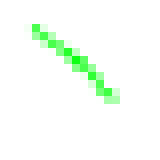
#> input picture temp/util&test_img/1_0.png, 20 x 20 px (shown 8 times larger)
$ python util.py   (older library calls are emulated)
#> lines starting #> are read from the running program, lines starting #| are printed output that depends on the picture
# -*- coding: utf-8 -*-
"""
Created on Sat Dec 22 14:33:51 2018

@author: Li XG
"""
import numpy as np
import cv2
import sys
import math
# from pyclustering.nnet.som import som, type_conn, type_init, som_parameters

def L2ofPoint(pt1, pt2):
    return np.sqrt(np.power((pt1[0]-pt2[0]),2)+np.power((pt1[1]-pt2[1]),2))

"""
计算连通域
opencv::connectedComponentsWtihStat
count：标记总数（0为背景，即为0.0的区域）
labels: 标记矩阵
# stats N*5的矩阵，行对应每个label，五列分别为[(leftmost ), (topmost ), width, height, area],左上角坐标
# centroids 是每个域的质心坐标
# connectivity 4或8 临近像素： 周围4像素或8像素
"""
# [37 lines left out: function findConnectedComponentsWithStat, not called in this run]
"""
计算质心
"""
def getMassCenter(data):
    """
    data: n*m array
    """
    mc0 = np.sum(data, axis=0)
    mm0 = 0.0
    for i in range(mc0.shape[0]):
        mm0 = mm0+mc0[i]*i

    mc1 = np.sum(data, axis=1)
    mm1 = 0.0
    for i in range(mc1.shape[0]):
        mm1 = mm1+mc1[i]*i

    mc = np.sum(data)
    return int(mm1/mc), int(mm0/mc) #r, c
"""
获得连通区域的连续质心
"""
# [37 lines left out: functions getMassCenterSeq, computeSlope, not called in this run]

"""
计算斜率:区域间隔为delta，质心间隔mc_delta
connectedComponent：[top, left, width, height, area, energy, data]
"""
# [19 lines left out: functions computeSlopeofArea, computeCurvature, not called in this run]

"""
计算曲率:区域间隔为delta，质心间隔mc_delta
connectedComponent：[top, left, width, height, area, energy, data]
"""
# [15 lines left out: functions computeCurvatureofArea, computeStatofArea, not called in this run]
"""
自组织映射
data：list of data element
"""
# [7 lines left out: function SOM, not called in this run]

"""
拼凑矩形。将多个矩形拼成一个矩形，用于结果显示
"""
# [28 lines left out: function mergeRectangle, not called in this run]

"""
矩形相交比例
"""
# [18 lines left out: function rectOverlap, not called in this run]
"""
计算矩形区域中像素重叠率。重叠像素/最小面积
"""
# [61 lines left out: functions PixelOverlap, filterLowEnergy, filterLowArea, not called in this run]

###构建Gabor滤波器
"""
https://blog.csdn.net/vitaminc4/article/details/78840904
https://www.jianshu.com/p/f1d9f2482191
https://docs.opencv.org/3.4.4/d4/d86/group__imgproc__filter.html#gae84c92d248183bd92fa713ce51cc3599
cv.getGaborKernel(	ksize, sigma, theta, lambd, gamma[, psi[, ktype]]	)
"""
# [29 lines left out: functions buildGaborFilters, GaborProcess, doGaborFilter, not called in this run]

"""
计算直方图
"""
# [4 lines left out: function getHist, not called in this run]

######################################
#部件相关方法
######################################
"""
在img上绘制部件
"""
# [13 lines left out: function drawParts, not called in this run]

"""
按照标准坐标（水平方向），计算基本部件距离。按照part0--->part1序计算。
如果在垂直方向重叠，part间无交叉，则为最近距离，返回值为正。
如果在垂直方向重叠，part间有交叉，则为正负距离的绝对值最大最小值，返回值为负。
如果在垂直方向无重叠，则返回maxsize
"""
def BPartDistanceY(part0, part1):
    dist = 0.0

    left0 = part0['left']
    top0 = part0['top']
    w0 = part0['width']
    h0 = part0['height']
    data0 = part0['data']

    left1 = part1['left']
    top1 = part1['top']
    w1 = part1['width']
    h1 = part1['height']
    data1 = part1['data']

    #取垂直方向重叠范围
    r_min = max(top0, top1)
    r_max = min(top0+h0-1, top1+h1-1)

    if r_max < r_min: #垂直方向无重叠
        dist = sys.maxsize
        return dist

    pos_min = sys.maxsize
    pos_max = 0
    neg_min = sys.maxsize
    neg_max = 0

    for i in range(r_min, r_max+1, 1):
        i0 = i-top0
        c0 = 0 #part0的i行最右位置
        for c0 in range(w0-1, -1, -1): #由右向左
            if(data0[i0][c0] > 0.0): break
        i1 = i-top1
        c1 = 0 #part1的i行最左位置
        for c1 in range(0, w1, 1): #由左向右
            if(data1[i1][c1] > 0.0): break

        d = left1+c1-(left0+c0)-1

        if(d >= 0.0):
            pos_min = min(pos_min, d)
            pos_max = max(pos_max, d)
        else:
            neg_min = min(neg_min, abs(d))
            neg_max = max(neg_max, abs(d))

    if ((neg_min != sys.maxsize and neg_max != 0)
        and (pos_min !=sys.maxsize and pos_max != 0)): #正负距离均有。垂直方向重叠，part间有交叉
        dist = min(pos_max, neg_max)
    # 只有正或负距离。垂直方向重叠，part间无交叉。两种情况需分开考虑，因四个值均初始化，无法直接比较
    elif pos_min == sys.maxsize and pos_max == 0:
        dist = -1*neg_min
    elif neg_min == sys.maxsize and neg_max == 0:
        dist = pos_min

    return dist

"""
按照标准坐标（垂直方向），计算基本部件距离。按照part0--->part1序计算。
如果在水平方向重叠，part间无交叉，则为最近距离，返回值为正。
如果在水平方向重叠，part间有交叉，则为正负距离的绝对值最大最小值，返回值为负。
如果在水平方向无重叠，则返回maxsize
"""
def BPartDistanceX(part0, part1):

    dist = 0.0

    left0 = part0['left']
    top0 = part0['top']
    w0 = part0['width']
    h0 = part0['height']
    data0 = part0['data']

    left1 = part1['left']
    top1 = part1['top']
    w1 = part1['width']
    h1 = part1['height']
    data1 = part1['data']

    #取水平方向重叠范围
    c_min = max(left0, left1)
    c_max = min(left0+w0-1, left1+w1-1)

    if c_max < c_min: #水平方向无重叠
        dist = sys.maxsize
        return dist

    pos_min = sys.maxsize
    pos_max = 0
    neg_min = sys.maxsize
    neg_max = 0

    for i in range(c_min, c_max+1, 1):
        i0 = i-left0
        r0 = 0 #part0的i列最下位置
        for r0 in range(h0-1, -1, -1): #由下向上
            if(data0[r0][i0] > 0.0): break
        i1 = i-left1
        r1 = 0 #part1的i列最上位置
        for r1 in range(0, h1, 1): #由上向下
            if(data1[r1][i1] > 0.0): break

        d = top1+r1-top0-r0-1

        if(d >= 0.0):
            pos_min = min(pos_min, d)
            pos_max = max(pos_max, d)
        else:
            neg_min = min(neg_min, abs(d))
            neg_max = max(neg_max, abs(d))

    if ((neg_min != sys.maxsize and neg_max != 0)
        and (pos_min !=sys.maxsize and pos_max != 0)): #正负距离均有。垂直方向重叠，part间有交叉
        dist = min(pos_max, neg_max)
    elif pos_min == sys.maxsize and pos_max == 0:
        dist = -1*neg_min
    elif neg_min == sys.maxsize and neg_max == 0:
        dist = pos_min
    # else:
    #     dist = max(pos_min, abs(neg_min)) #只有正或负距离。垂直方向重叠，part间无交叉

    return dist

"""
计算基本部件距离（水平和垂直最小距离）.按照part0--->part1序计算
"""
def BPartDistanceXY(part0, part1):
    dist_x = BPartDistanceX(part0, part1)
    dist_y = BPartDistanceY(part0, part1)
    return min(dist_x, dist_y)

"""
计算基本部件质心方向距离.按照part0--->part1序计算
"""
def BPartMCDistance(part0, part1):
    dist = 0.0
    data0 = part0['data']
    mc_r0, mc_c0 = getMassCenter(data0) #relative coordination
    data1 = part1['data']
    mc_r1, mc_c1 = getMassCenter(data1) #relative coordination

    center = (mc_r0, mc_c0)
    theta = math.atan((mc_c1-mc_c0)/(mc_r1-mc_r0))

    #旋转矩阵
    part0 = rotatePart(part0, center, theta)
    part1 = rotatePart(part1, center, theta)

    dist = BPartDistanceXY(part0, part1)
    return dist

"""
旋转部件(顺时针)
"""
def rotatePart(part, center, theta):

    # 位置、数据
    left = part.get('left')
    top = part.get('top')
    width = part.get('width')
    height = part.get('height')
    data = part.get('data')

    # 四个顶点坐标
    R1 = [left, top]
    R2 = [left + width, top]
    R3 = [left, top + height]
    R4 = [left + width, top + height]
    R = [R1, R2, R3, R4]

    # 旋转后顶点坐标
    M = cv2.getRotationMatrix2D(center, theta, 1.0)
    R_rotate = []
    for x, y in R:
        r_x = M[0][0] * x + M[0][1] * y + M[0][2]
        r_y = M[1][0] * x + M[1][1] * y + M[1][2]
        r_x = int(round(r_x))
        r_y = int(round(r_y))
        R_rotate.append([r_x, r_y])
    R_rotate = np.transpose(np.array(R_rotate))
    X_max = max(R_rotate[0])
    X_min = min(R_rotate[0])
    Y_max = max(R_rotate[1])
    Y_min = min(R_rotate[1])

    # data位置坐标转换
    dict = {}
    for x in range(left, left+width):
        for y in range(top, top+height):
            r_x = M[0][0]*x+M[0][1]*y+M[0][2]
            r_y = M[1][0]*x+M[1][1]*y+M[1][2]
            r_x = int(round(r_x))
            r_y = int(round(r_y))
            dict["%d_%d" % (r_y,r_x)] = data[y-top,x-left]

    # 旋转后新矩形区域赋值
    r_data = np.zeros([Y_max-Y_min, X_max-X_min])
    for x in range(X_min, X_max+1):
        for y in range(Y_min, Y_max+1):
            if "%d_%d" % (y,x) in dict:
                r_data[y - Y_min][x - X_min] = dict["%d_%d" % (y,x)]

    return {"left":X_min, "top":Y_min, "width":X_max-X_min, "height":Y_max-Y_min, "data":r_data}

"""
计算基本部件欧式距离。只计算包围盒端点（左上和右下）间距离。
"""
# [22 lines left out: function BPartL2Distance, not called in this run]

"""
判断部件是否在原图上联通。thres为阈值，推荐为线宽平均值。
dist: 为距离函数类型 mc, xy, L2，any。mc为质心距离，xy为水平垂直距离，L2为欧式距离，any为任何距离中最小距离
"""
# [16 lines left out: function CheckPartConnect, not called in this run]

"""
测试类
"""
class Test:

    def __init__(self):

        """
            整张图片大小为20×20

            外接矩形坐标:
            part0 （3 ,3 ）（14,3 ）
                  （3 ,12）（14,12）

            part1 （4 ,3 ）（12,3 ）
                  （4 ,14）（12,14）

            part0->part1自左至右距离: 6,4,1,-1,-3,-5,-6,-7,-10,-11
            part0->part1自上至下距离: 7,5,3,1,-1,-3,-5,-8,-10
        """
        img_1_0 = cv2.imread("./1_0.png")
#> img_1_0 is the input picture: shape (20, 20, 3); mean B, G, R 246.8, 255, 246.6
        img_1_0 = cv2.cvtColor(img_1_0, cv2.COLOR_BGR2GRAY)
#> img_1_0: shape (20, 20)
        img_1_1 = cv2.imread("./1_1.png")
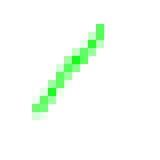
#> input picture temp/util&test_img/1_1.png, 20 x 20 px (shown 8 times larger)
#> img_1_1 is the input picture: shape (20, 20, 3); mean B, G, R 246.9, 255, 246.7
        img_1_1 = cv2.cvtColor(img_1_1, cv2.COLOR_BGR2GRAY)
#> img_1_1: shape (20, 20)

        img_1_0[img_1_0==255] = 0
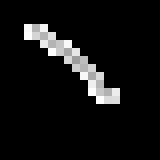
#> img_1_0: shape (20, 20) (shown 8 times larger); min 0, max 254, mean 17.6
        img_1_1[img_1_1==255] = 0
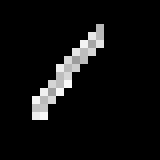
#> img_1_1: shape (20, 20) (shown 8 times larger); min 0, max 250, mean 15.7

        self.part1_0 = {"left": 3, "top": 3, "width": 12, "height": 10, "data": img_1_0[3:12+1, 3:14+1]}  # [y方向，x方向]
        self.part1_1 = {"left": 4, "top": 3, "width": 9, "height": 12, "data": img_1_1[3:14+1, 4:12+1]}

        """
            整张图片大小为20×20
            外接矩形坐标：
            part0 (3,3 ) (7,3 )
                  (3,10) (7,10)
            part1 (10,0) (15,0)
                  (10,10) (15,10)
            part0->part1 自左至右距离： 3,3,5,5,6,7,8,9
        """
        img_2_0 = cv2.imread("./2_0.png")
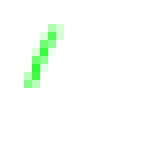
#> input picture temp/util&test_img/2_0.png, 20 x 20 px (shown 8 times larger)
#> img_2_0 is the input picture: shape (20, 20, 3); mean B, G, R 250.5, 255, 250.3
        img_2_0 = cv2.cvtColor(img_2_0, cv2.COLOR_BGR2GRAY)
#> img_2_0: shape (20, 20)
        img_2_0 = img_2_0 - 255
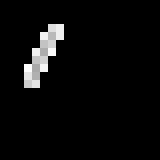
#> img_2_0: shape (20, 20) (shown 8 times larger); min 0, max 254, mean 10.2
        img_2_1 = cv2.imread("./2_1.png")
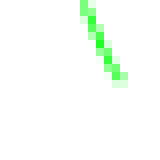
#> input picture temp/util&test_img/2_1.png, 20 x 20 px (shown 8 times larger)
#> img_2_1 is the input picture: shape (20, 20, 3); mean B, G, R 248.9, 255, 248.8
        img_2_1 = cv2.cvtColor(img_2_1, cv2.COLOR_BGR2GRAY)
#> img_2_1: shape (20, 20)
        img_2_1 = img_2_1 - 255

        img_2_0[img_2_0==255] = 0
        img_2_1[img_2_1==255] = 0
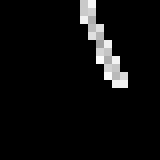
#> img_2_1: shape (20, 20) (shown 8 times larger); min 0, max 252, mean 12.8

        self.part2_0 = {"left": 3, "top": 3, "width": 5, "height": 8, "data": img_2_0[3:10+1, 3:7+1]}  # [y方向，x方向]
        self.part2_1 = {"left": 10, "top": 0, "width": 6, "height": 11, "data": img_2_1[0:10+1, 10:15+1]}

        # [4 lines of commented-out code are left out]


    # [27 lines left out: functions test_BPart_, test_getMassCenter, not called in this run]

    def test_BPartMCDistance(self):

        test2_BPartMCDistance = BPartMCDistance(self.part2_0,self.part2_1)
#> in BPartMCDistance, `data0 = part0['data']`: data0 = [[0, 0, 0, 222, 238], [0, 0, 241, 185, 238], [0, 0, 195, 211, 0], [0, 240, 173, 250, 0], [0, 194, 209, 0, 0], [254, 169, 244, 0, 0], [229, 176, 0, 0, 0], [204, 227, 0, 0, 0]]
#> in getMassCenter, `mc0 = np.sum(data, axis=0)`: mc0 = [687, 1006, 1062, 868, 476]
#> the loop in getMassCenter, `for i in range(mc0.shape[0]):` made 5 passes
#> mm0 on passes 1 to 5: 0, 1006, 3130, 5734, 7638
#> after the loop in getMassCenter, `for i in range(mc0.shape[0]):`: mm0 = 7638
#> in getMassCenter, `mc1 = np.sum(data, axis=1)`: mc1 = [460, 664, 406, 663, 403, 667, 405, 431]
#> the loop in getMassCenter, `for i in range(mc1.shape[0]):` made 8 passes
#> mm1 on passes 1 to 8: 0, 664, 1476, 3465, 5077, 8412, 10842, 13859
#> after the loop in getMassCenter, `for i in range(mc1.shape[0]):`: mm1 = 13859
#> in getMassCenter, `mc = np.sum(data)`: mc = 4099
#> in BPartMCDistance, `mc_r0, mc_c0 = getMassCenter(data0)`: mc_r0 = 3; mc_c0 = 1
#> in BPartMCDistance, `data1 = part1['data']`: data1 = [[201, 246, 0, 0, 0, 0], [202, 210, 0, 0, 0, 0], [241, 173, 0, 0, 0, 0], [0, 188, 224, 0, 0, 0], [0, 224, 182, 0, 0, 0], [0, 0, 164, 240, 0, 0], [0, 0, 212, 197, 0, 0], [0, 0, 252, 173, 244, 0], [0, 0, 0, 210, 198, 0], [0, 0, 0, 251, 186, 219], [0, 0, 0, 0, 241, 242]]
#> the loop in getMassCenter (call 2), `for i in range(mc0.shape[0]):` made 6 passes
#> mm0 on passes 1 to 6: 0, 1041, 3109, 6322, 9798, 12103
#> the loop in getMassCenter (call 2), `for i in range(mc1.shape[0]):` made 11 passes
#> mm1 on passes 1 to 11: 0, 412, 1240, 2476, 4100, 6120, 8574, 13257, 16521, 22425, 27255
#> in BPartMCDistance, `mc_r1, mc_c1 = getMassCenter(data1)`: mc_r1 = 5; mc_c1 = 2
#> in BPartMCDistance, `center = (mc_r0, mc_c0)`: center = (3, 1)
#> in BPartMCDistance, `theta = math.atan((mc_c1-mc_c0)/(mc_r1-mc_r0))`: theta = 0.464
#> in rotatePart, `left = part.get('left')`: left = 3
#> in rotatePart, `width = part.get('width')`: width = 5
#> in rotatePart, `height = part.get('height')`: height = 8
#> in rotatePart, `data = part.get('data')`: data has the same summary as data0 in BPartMCDistance
#> in rotatePart, `R1 = [left, top]`: R1 = [3, 3]
#> in rotatePart, `R2 = [left + width, top]`: R2 = [8, 3]
#> in rotatePart, `R3 = [left, top + height]`: R3 = [3, 11]
#> in rotatePart, `R4 = [left + width, top + height]`: R4 = [8, 11]
#> in rotatePart, `R = [R1, R2, R3, R4]`: R = [[3, 3], [8, 3], [3, 11], [8, 11]]
#> in rotatePart, `M = cv2.getRotationMatrix2D(center, theta, 1.0)`: M = [[1, 0.00809, -0.00799], [-0.00809, 1, 0.0243]]
#> the loop in rotatePart, `for x, y in R:` made 4 passes
#> (x, y, r_x, r_y) on passes 1 to 4: (3, 3, 3, 3), (8, 3, 8, 3), (3, 11, 3, 11), (8, 11, 8, 11)
#> after the loop in rotatePart, `for x, y in R:`: R_rotate = [[3, 3], [8, 3], [3, 11], [8, 11]]
#> in rotatePart, `R_rotate = np.transpose(np.array(R_rotate))`: R_rotate = [[3, 8, 3, 8], [3, 3, 11, 11]]
#> in rotatePart, `X_max = max(R_rotate[0])`: X_max = 8
#> in rotatePart, `X_min = min(R_rotate[0])`: X_min = 3
#> in rotatePart, `Y_max = max(R_rotate[1])`: Y_max = 11
#> in rotatePart, `Y_min = min(R_rotate[1])`: Y_min = 3
#> after the loop in rotatePart, `for x in range(left, left+width):`: dict = 40 items
#> after the loop in rotatePart, `for x in range(X_min, X_max+1):`: r_data has the same summary as data0 in BPartMCDistance
#> in BPartMCDistance, `part0 = rotatePart(part0, center, theta)`: part0 = 5 items
#> the loop in rotatePart (call 2), `for x, y in R:` made 4 passes
#> (x, y, r_x, r_y) on passes 1 to 4: (10, 0, 10, 0), (16, 0, 16, 0), (10, 11, 10, 11), (16, 11, 16, 11)
#> in BPartDistanceX, `left0 = part0['left']`: left0 = 3
#> in BPartDistanceX, `w0 = part0['width']`: w0 = 5
#> in BPartDistanceX, `h0 = part0['height']`: h0 = 8
#> in BPartDistanceX, `left1 = part1['left']`: left1 = 10
#> in BPartDistanceX, `top1 = part1['top']`: top1 = 0
#> in BPartDistanceX, `w1 = part1['width']`: w1 = 6
#> in BPartDistanceX, `h1 = part1['height']`: h1 = 11
#> in BPartDistanceX, `c_min = max(left0, left1)`: c_min = 10
#> in BPartDistanceX, `c_max = min(left0+w0-1, left1+w1-1)`: c_max = 7
#> in BPartDistanceXY, `dist_x = BPartDistanceX(part0, part1)`: dist_x = 9223372036854775807
#> in BPartDistanceY, `left0 = part0['left']`: left0 = 3
#> in BPartDistanceY, `w0 = part0['width']`: w0 = 5
#> in BPartDistanceY, `h0 = part0['height']`: h0 = 8
#> in BPartDistanceY, `left1 = part1['left']`: left1 = 10
#> in BPartDistanceY, `top1 = part1['top']`: top1 = 0
#> in BPartDistanceY, `w1 = part1['width']`: w1 = 6
#> in BPartDistanceY, `h1 = part1['height']`: h1 = 11
#> in BPartDistanceY, `r_min = max(top0, top1)`: r_min = 3
#> in BPartDistanceY, `r_max = min(top0+h0-1, top1+h1-1)`: r_max = 10
#> the loop in BPartDistanceY, `for i in range(r_min, r_max+1, 1):` made 8 passes
#> (d, pos_max) on passes 1 to 8: (3, 3), (3, 3), (5, 5), (5, 5), (6, 6), (7, 7), (8, 8), (9, 9)
#> in BPartDistanceY, `dist = pos_min`: dist = 3
#> test2_BPartMCDistance = 3
        assert  test2_BPartMCDistance == 3


if __name__ == '__main__':
    Test().test_BPartMCDistance()
    # Test().test_getMassCenter()
    # Test().test_BPart_()
